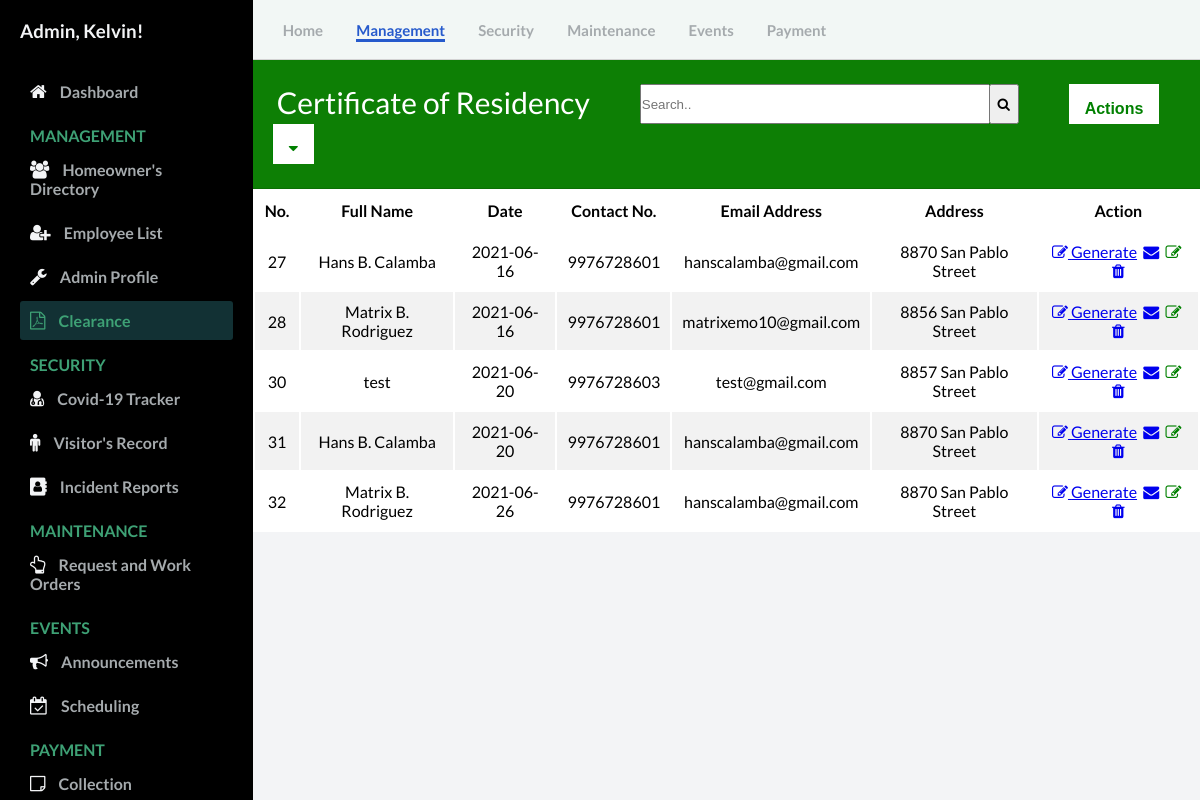
The page /admin/residency.php (signed in) on the database its author committed.
### tables this page shows
CREATE TABLE `clearance` (
  `id` int(11) NOT NULL,
  `user_id` int(10) NOT NULL,
  `fullname` varchar(64) NOT NULL,
  `date` varchar(20) NOT NULL,
  `contact` bigint(11) NOT NULL,
  `email` varchar(100) NOT NULL,
  `adds` varchar(100) NOT NULL
);

### admin/controllers/function.php (called while the page is built, shortened)
<?php
function check_login($conn) {
	if(isset($_SESSION['user_id'])) {
		$id = $_SESSION['user_id'];
		$query = "SELECT * FROM admin WHERE user_id = '$id' limit 1";
		$result = mysqli_query($conn, $query);
		if($result && mysqli_num_rows($result) > 0) {
			$user_data = mysqli_fetch_assoc($result);
			return $user_data;
		}
	}
	die;
}

### admin/residency.php (the view, shortened to what this page needs)
<?php
  include("config/connection.php");
  include("controllers/function.php");
  $user_data = check_login($conn);
?>
<!DOCTYPE html>
<html lang="en">
  <head>
    <link rel="stylesheet" href="https://stackpath.bootstrapcdn.com/font-awesome/4.7.0/css/font-awesome.min.css"/>
    <link rel="stylesheet" href="css/style.css" />
  </head>
  <body id="body">
    <div class="container">
      <nav class="navbar">
        <div class="navbar__left">
          <a href="Dashboard.php">Home</a>
          <a class="active_link" href="User.php">Management</a>
          <a href="covid19_tracker.php">Security</a>
          <a href="work_order.php">Maintenance</a>
          <a href="announcement.php">Events</a>
          <a href="invoice.php">Payment</a>
        </div>
      </nav>
<?php require_once 'residency_crud.php'; ?>
<?php
  $mysqli = new mysqli('remotemysql.com', 'J5BJ2ZlQGm', 'FYAvWP4mmz', 'J5BJ2ZlQGm') or die(mysqli_error($mysqli));
  $result = $mysqli->query("SELECT * FROM clearance") or die($mysqli->error);
?>
      <main>
        <div class="table_contadiner">
          <div class="card-header" id="user">
            <p style="float: left; font-size: 30px;">Certificate of Residency</p>
            <form  action="#" style=" float: left;">
              <input type="search" placeholder="Search.." name="search2" id="myInput" style="width: 350px; height: 40px; margin-left: 50px;">
             <button type="submit" style="margin-left: -5px; height: 40px; width: 30px;"><i class="fa fa-search"></i></button>
            </form>
          <button class="btn_action"><b>Actions</b></button>
            <div class="dropdown">
              <button class="btn_down"><i class="fa fa-caret-down"></i></button>
                </div>
          </div>
            <table id="user" style="background-color: white; width: 100%;">
            <thead>
              <tr>
                <th style="width: 3%;"><b>No.</b></th>
                <th><b>Full Name</b></b></th>
                <th><b>Date</b></th>
                <th><b>Contact No.</b></th>
                <th><b>Email Address</b></th>
                <th><b>Address</b></th>
                <th><b>Action</b></th>
              </tr>
            </thead>
            <tbody id="myTable">
            <?php
            while ($row = $result->fetch_assoc()): ?>
              <tr>
                  <td><?php echo $row['id']; ?></td>
                  <td><?php echo $row['fullname']; ?></td>
                  <td><?php echo $row['date']; ?></td>
                  <td><?php echo $row['contact']; ?></td>
                  <td><?php echo $row['email']; ?></td>
                  <td><?php echo $row['adds']; ?></td>
                <td>
                    <a href="cert.php?edit=<?php echo $row['id']; ?>" onclick="location.reload();" class="btn btn-primary btn-sm"><i class="fa fa-pencil-square-o" aria-hidden="true"></i> Generate</a>&nbsp;
                    <a href="notification_cert.php?edit=<?php echo $row['id']; ?>"><i class="fa fa-envelope" title="Send Notification"></i></a>&nbsp;
                    <a href="residency_update.php?edit=<?php echo $row['id']; ?>"><i class="fa fa-edit text-edit" title="Update"></i></a>&nbsp;
                    <a href="residency_crud.php?delete=<?php echo $row['id']; ?>" onclick="return confirm('Are you sure you want to Delete this info?');"><i class="fa fa-trash" title="Delete"></i></a>
                </td>
              </tr>
            <?php endwhile; ?>
          </table>
        </div>
      </main>
      <div id="sidebar">
        <div class="sidebar__title">
            <h3>Admin, <?php echo $user_data['firstname']; ?>!</h3>
        </div>
        <div class="sidebar__menu">
          <div class="sidebar__link ">
            <i class="fa fa-home"></i>
            <a href="Dashboard.php">Dashboard</a>
          </div>
          <h2>MANAGEMENT</h2>
          <div class="sidebar__link">
            <i class="fa fa-users" aria-hidden="true"></i>
            <a href="User.php">Homeowner's Directory</a>
          </div>
          <div class="sidebar__link">
            <i class="fa fa-user-plus" aria-hidden="true"></i>
            <a href="employees_record.php">Employee List</a>
          </div>
          <div class="sidebar__link">
            <i class="fa fa-wrench"></i>
            <a href="Admin_profile.php">Admin Profile</a>
          </div>
          <div class="sidebar__link active_menu_link">
            <i class="fa fa-file-pdf-o"></i>
            <a href="residency.php">Clearance</a>
          </div>
          <h2>SECURITY</h2>
          <div class="sidebar__link">
            <i class="fa fa-user-md"></i>
            <a href="covid19_tracker.php">Covid-19 Tracker</a>
          </div>
          <div class="sidebar__link">
            <i class="fa fa-male"></i>
            <a href="visitors_record.php">Visitor's Record</a>
          </div>
          <div class="sidebar__link">
            <i class="fa fa-address-book"></i>
            <a href="incident_record.php">Incident Reports</a>
          </div>
          <h2>MAINTENANCE</h2>
          <div class="sidebar__link ">
            <i class="fa fa-hand-o-up"></i>
            <a href="work_order.php">Request and Work Orders</a>
          </div>
          <h2>EVENTS</h2>
          <div class="sidebar__link ">
            <i class="fa fa-bullhorn"></i>
            <a href="announcement.php">Announcements</a>
          </div>
          <div class="sidebar__link">
            <i class="fa fa-calendar-check-o"></i>
            <a href="Scheduling.php">Scheduling</a>
          </div>
          <h2>PAYMENT</h2>
          <div class="sidebar__link">
            <i class="fa fa-sticky-note-o"></i>
            <a href="invoice.php">Collection</a>
          </div>
      </div>
    </div>
  </body>
</html>

### admin/css/style.css (style rules this page uses)
* { margin: 0; padding: 0; }
body { font-family: 'Lato', sans-serif; box-sizing: border-box; }
.container { display: grid; height: 100vh; grid-template-columns: 0.8fr 1fr 1fr 1fr; grid-template-rows: 0.2fr 3fr; grid-template-areas: "sidebar nav nav nav" "sidebar main main main" }
.navbar { background: #f2f7f5; grid-area: nav; height: 60px; display: flex; align-items: center; justify-content: space-between; padding: 0 30px 0 30px; border-bottom: 1px solid lightgray; }
.navbar__left > a { margin-right: 30px; text-decoration: none; color: #a5aaad; font-size: 15px; font-weight: 700; }
.navbar__left .active_link { color: #265acc; border-bottom: 3px solid #265acc; padding-bottom: 12 px; }
main { background: #f3f4f6; grid-area: main; overflow-y: auto; }
#sidebar { background: #000000; grid-area: sidebar; overflow-y: auto; padding: 20px; -webkit-transition: all 0.5s; transition: all 0.5s; }
.sidebar__title { display:flex; justify-content: space-between; align-items: center; color: #f3f4f6; margin-bottom: 30px; }
.sidebar__menu > h2 { color: #3ea175; font-size: 16px; margin-top: 15px; margin-bottom: 5px; padding: 0 10px; font-weight: 700; }
.sidebar__link { color: #f3f4f6; padding: 10px; border-radius: 3px; margin-bottom: 5px; }
.active_menu_link { background: rgba(62, 161, 171,0.3); color: #3ea175; }
.active_menu_link a { color: #3ea175 !important; }
.sidebar__link > a { text-decoration: none; color: #a5aaad; font-weight: 700; }
.sidebar__link >i { margin-right: 10px; font-size: 18px; }
#user div { font-family: "Trebuchet MS", Arial, Helvetica, sans-serif; border-collapse: collapse; }
#user td, #user th { padding: 10px; text-align: center; }
#user tr:nth-child(even) { background-color: #f2f2f2; }
.card-header { padding: 1.50rem; margin-bottom: 0; background-color: #0D7F05; border-bottom: 1px solid rgba(0, 0, 0, 0.125); color: #ffffff; font-size: 20px; }
.text-edit { color: green; }
* { box-sizing: border-box; }
.btn_action, .btn_one { background-color: white; color: green; padding: 16px; font-size: 16px; border: none; outline: none; height: 40px; margin-left: 50px; }
.btn_down { background-color: white; color: green; padding: 16px; font-size: 16px; border: none; outline: none; height: 40px; margin-left: -5px; border-left:1px solid green; }
.dropdown { position: relative; display: inline-block; }
.dropdown-content a, { color: black; padding: 12px 16px; text-decoration: none; display: block; }

### rows shown on the page
clearance: id "27", fullname "Hans B. Calamba", date "2021-06-16", contact "9976728601", email "hanscalamba@gmail.com", adds "8870 San Pablo Street"
clearance: id "28", fullname "Matrix B. Rodriguez", date "2021-06-16", contact "9976728601", email "matrixemo10@gmail.com", adds "8856 San Pablo Street"
clearance: id "30", fullname "test", date "2021-06-20", contact "9976728603", email "test@gmail.com", adds "8857 San Pablo Street"
clearance: id "31", fullname "Hans B. Calamba", date "2021-06-20", contact "9976728601", email "hanscalamba@gmail.com", adds "8870 San Pablo Street"
clearance: id "32", fullname "Matrix B. Rodriguez", date "2021-06-26", contact "9976728601", email "hanscalamba@gmail.com", adds "8870 San Pablo Street"

### other values the page prints
$user_data['firstname'] "Kelvin"
